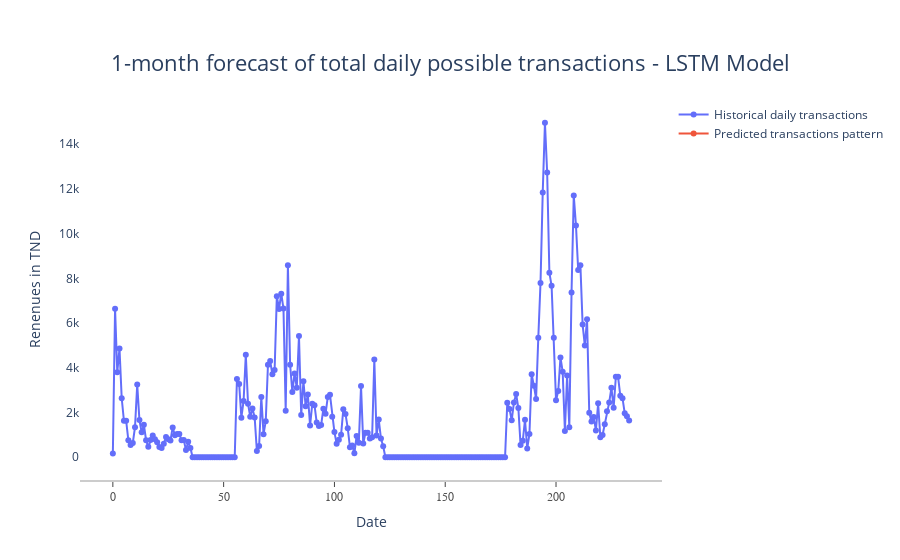

The cell this chart's notebook holds for it:
### Code cell
#Plotting the trend of the historical daily possible transactions training set, test set, and predicted values in one plot - LSTM
#Plotting the trend of the historical daily possible transactions training set, test set, and predicted values in one plot - LSTM
plt.figure(figsize=(14,7))

train = new_data
valid = new_data[0:30]
valid.index=pred_30_dates
valid['Predictions'] = pred_30

#plt.plot(train['amount'])
#plt.plot(valid[['amount','Predictions']])
#plt.title("Total daily possible transaction revenues in TND")


# Display plotly within a Colab cell
configure_plotly_browser_state()
init_notebook_mode(connected=True)

# total transactions trend - Figure 1

total_trans_trend_pred = go.Figure()

total_trans_trend_pred.add_trace(go.Scatter(x = train.index, y=train['amount'] ,
                                            mode='lines+markers', name='Historical daily transactions'))

total_trans_trend_pred.add_trace(go.Scatter(x = valid.index, y=valid['Predictions'] ,
                                            mode='lines+markers', name='Predicted transactions pattern'))

total_trans_trend_pred.update_layout( title='1-month forecast of total daily possible transactions - LSTM Model', 
                                xaxis_title='Date', yaxis_title='Renenues in TND' , 
                                title_font={'size':22}, title_x=0.5 , title_y = 0.9,
                                xaxis=dict(showline=True, showgrid=False, showticklabels=True, 
                                           linecolor='rgb(204, 204, 204)', 
                                           linewidth=2, ticks='outside', tickfont=dict( family='Arial', size=12, 
                                                                                color='rgb(82, 82, 82)')),
                                autosize=True, margin=dict(autoexpand=True), showlegend=True, plot_bgcolor='white')

total_trans_trend_pred

### Figure 1 — Plotly figure (JSON) as saved in the notebook; plotly's stock layout.template omitted (floating-point values rounded to 4 significant figures; data arrays with more than 128 entries replaced by an {"elided": "..."} marker saying what was removed)
{"data": [{"mode": "lines+markers", "name": "Historical daily transactions", "type": "scatter", "x": {"elided": "234 int values"}, "y": {"elided": "234 float values"}}, {"mode": "lines+markers", "name": "Predicted transactions pattern", "type": "scatter", "x": ["1970-01-02T00:00:00", "1970-01-03T00:00:00", "1970-01-04T00:00:00", "1970-01-05T00:00:00", "1970-01-06T00:00:00", "1970-01-07T00:00:00", "1970-01-08T00:00:00", "1970-01-09T00:00:00", "1970-01-10T00:00:00", "1970-01-11T00:00:00", "1970-01-12T00:00:00", "1970-01-13T00:00:00", "1970-01-14T00:00:00", "1970-01-15T00:00:00", "1970-01-16T00:00:00", "1970-01-17T00:00:00", "1970-01-18T00:00:00", "1970-01-19T00:00:00", "1970-01-20T00:00:00", "1970-01-21T00:00:00", "1970-01-22T00:00:00", "1970-01-23T00:00:00", "1970-01-24T00:00:00", "1970-01-25T00:00:00", "1970-01-26T00:00:00", "1970-01-27T00:00:00", "1970-01-28T00:00:00", "1970-01-29T00:00:00", "1970-01-30T00:00:00", "1970-01-31T00:00:00"], "y": [1823.0, 1837.0, 1893.0, 1966.0, 2044.0, 2124.0, 2200.0, 2272.0, 2337.0, 2396.0, 2447.0, 2491.0, 2529.0, 2561.0, 2587.0, 2608.0, 2626.0, 2640.0, 2651.0, 2660.0, 2667.0, 2672.0, 2676.0, 2679.0, 2681.0, 2683.0, 2684.0, 2685.0, 2686.0, 2686.0]}], "layout": {"autosize": true, "margin": {"autoexpand": true}, "plot_bgcolor": "white", "showlegend": true, "title": {"font": {"size": 22}, "text": "1-month forecast of total daily possible transactions - LSTM Model", "x": 0.5, "y": 0.9}, "xaxis": {"linecolor": "rgb(204, 204, 204)", "linewidth": 2, "showgrid": false, "showline": true, "showticklabels": true, "tickfont": {"color": "rgb(82, 82, 82)", "family": "Arial", "size": 12}, "ticks": "outside", "title": {"text": "Date"}}, "yaxis": {"title": {"text": "Renenues in TND"}}}}
